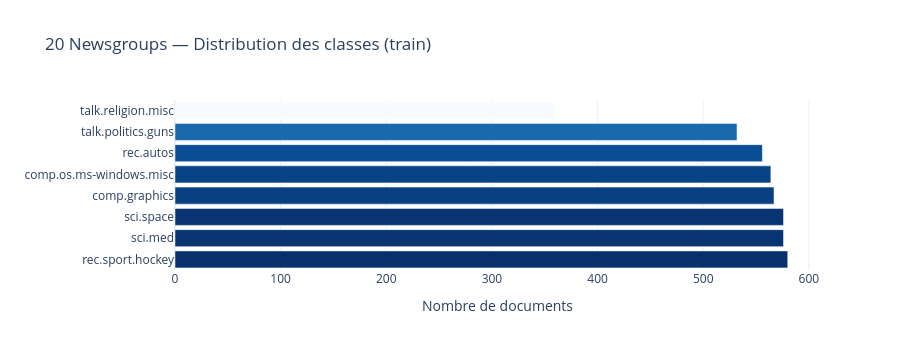

This figure's notebook cell:
### Code cell
# Distribution des classes — tri par fréquence
counts = train_ng['label'].value_counts().reset_index()
counts.columns = ['classe', 'count']

fig = px.bar(
    counts, x='count', y='classe', orientation='h',
    color='count', color_continuous_scale='Blues',
    title='20 Newsgroups — Distribution des classes (train)',
    labels={'count': 'Nombre de documents', 'classe': ''},
    template=TEMPLATE,
)
fig.update_coloraxes(showscale=False)
fig.update_layout(height=350, margin=dict(l=0))
fig.show()

### Figure 1 — Plotly figure (JSON) as saved in the notebook; plotly's stock layout.template omitted (floating-point values rounded to 4 significant figures)
{"data": [{"hovertemplate": "Nombre de documents=%{marker.color}<br>=%{y}<extra></extra>", "legendgroup": "", "marker": {"color": [580, 576, 576, 567, 564, 556, 532, 359], "coloraxis": "coloraxis", "pattern": {"shape": ""}}, "name": "", "orientation": "h", "showlegend": false, "textposition": "auto", "type": "bar", "x": [580, 576, 576, 567, 564, 556, 532, 359], "xaxis": "x", "y": ["rec.sport.hockey", "sci.med", "sci.space", "comp.graphics", "comp.os.ms-windows.misc", "rec.autos", "talk.politics.guns", "talk.religion.misc"], "yaxis": "y"}], "layout": {"barmode": "relative", "coloraxis": {"colorbar": {"title": {"text": "Nombre de documents"}}, "colorscale": [[0.0, "rgb(247,251,255)"], [0.125, "rgb(222,235,247)"], [0.25, "rgb(198,219,239)"], [0.375, "rgb(158,202,225)"], [0.5, "rgb(107,174,214)"], [0.625, "rgb(66,146,198)"], [0.75, "rgb(33,113,181)"], [0.875, "rgb(8,81,156)"], [1.0, "rgb(8,48,107)"]], "showscale": false}, "height": 350, "legend": {"tracegroupgap": 0}, "margin": {"l": 0}, "title": {"text": "20 Newsgroups — Distribution des classes (train)"}, "xaxis": {"anchor": "y", "domain": [0.0, 1.0], "title": {"text": "Nombre de documents"}}, "yaxis": {"anchor": "x", "domain": [0.0, 1.0], "title": {"text": ""}}}}
